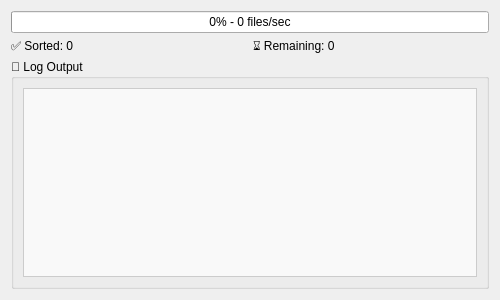
<?xml version="1.0" encoding="UTF-8"?>
<ui version="4.0">
 <class>ProgressWindow</class>
 <widget class="QWidget" name="ProgressWindow">
  <property name="geometry">
   <rect>
    <x>0</x>
    <y>0</y>
    <width>500</width>
    <height>300</height>
   </rect>
  </property>
  <property name="windowTitle">
   <string>Sorting Progress</string>
  </property>

  <layout class="QVBoxLayout" name="verticalLayout">

   <!-- Speed + ProgressBar -->
   <item>
    <widget class="QProgressBar" name="progressBar">
     <property name="minimum">
      <number>0</number>
     </property>
     <property name="maximum">
      <number>100</number>
     </property>
     <property name="value">
      <number>0</number>
     </property>
     <property name="format">
      <string>%p% - 0 files/sec</string>
     </property>
     <property name="textVisible">
      <bool>true</bool>
     </property>
    </widget>
   </item>

   <!-- Sorted / Remaining -->
   <item>
    <layout class="QHBoxLayout" name="statsLayout">
     <item>
      <widget class="QLabel" name="labelSorted">
       <property name="text">
        <string>✅ Sorted: 0</string>
       </property>
      </widget>
     </item>
     <item>
      <widget class="QLabel" name="labelRemaining">
       <property name="text">
        <string>⌛ Remaining: 0</string>
       </property>
      </widget>
     </item>
    </layout>
   </item>

   <!-- Log Output -->
   <item>
    <widget class="QGroupBox" name="groupBoxLogs">
     <property name="title">
      <string>📝 Log Output</string>
     </property>
     <layout class="QVBoxLayout" name="logLayout">
      <item>
       <widget class="QPlainTextEdit" name="plainTextEditLogs">
        <property name="readOnly">
         <bool>true</bool>
        </property>
        <property name="styleSheet">
         <string notr="true">
          QPlainTextEdit {
              background-color: #f9f9f9;
              border: 1px solid #ccc;
              font-family: Consolas;
          }
         </string>
        </property>
       </widget>
      </item>
     </layout>
    </widget>
   </item>

  </layout>
 </widget>
 <resources/>
 <connections/>
</ui>
